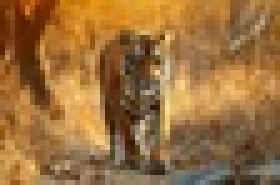
#> input picture images/clean/ai-generated-picture-of-a-tiger-walking-in-the-forest-photo.jpg, 56 x 37 px, shrunk from 300 x 200 before the run (shown 5 times larger); its folder holds 4 pictures in this run
$ python generate_dataset.py
#> lines starting #> are read from the running program, lines starting #| are printed output that depends on the picture; after the words box and inside, x2 and y2 are one past the last pixel; in counts of white or black regions, pixels touching at a corner belong together
### extract_features.py

# extract_features.py
import os
import cv2
import numpy as np
from scipy.fftpack import dct
from PIL import Image
import io
import pandas as pd

def extract_features(img_path):
    img = cv2.imread(img_path)
#> img is the input picture: shape (37, 56, 3); mean B, G, R 61.6, 111.3, 154.2
    if img is None:
        return None

    features = {}

    # Basic features
    features['file_size'] = os.path.getsize(img_path)
    features['width'] = img.shape[1]
    features['height'] = img.shape[0]
    features['channels'] = img.shape[2]
    features['mean'] = img.mean()
    features['std'] = img.std()

    # Color histogram (mean of each channel)
    chans = cv2.split(img)
    colors = ('b', 'g', 'r')
    for i, chan in enumerate(chans):
        hist = cv2.calcHist([chan], [0], None, [64], [0, 256])
        hist = cv2.normalize(hist, hist).flatten()
        features[f'hist_mean_{colors[i]}'] = np.mean(hist)
#> this loop made 3 passes
#> after the loop, features = 9 items

    # Compression ratio
    pil_img = Image.open(img_path)
    if pil_img.mode == "RGBA":
        pil_img = pil_img.convert("RGB")
    buf = io.BytesIO()
    pil_img.save(buf, format='JPEG', quality=50)
    compressed_size = len(buf.getvalue())
    features['compression_ratio'] = features['file_size'] / compressed_size

    # DCT energy
    gray = cv2.cvtColor(img, cv2.COLOR_BGR2GRAY)
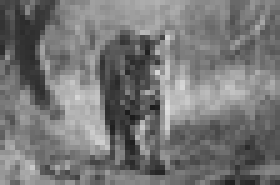
#> gray: shape (37, 56) (shown 5 times larger); min 28, max 224, mean 118.5
    dct_trans = dct(dct(gray.astype(float), axis=0), axis=1)
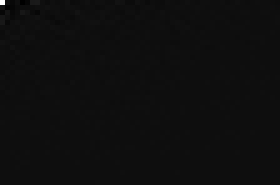
#> dct_trans: shape (37, 56) float64 (shown 5 times larger); min -60126.4, max 982024, mean 434.7; drawn with min black and max white
    features['dct_energy'] = np.sum(np.square(dct_trans)) / (features['width'] * features['height'])

    # Edge density
    edges = cv2.Canny(gray, 100, 200)
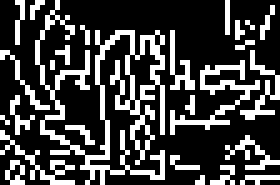
#> edges: shape (37, 56) (shown 5 times larger); 27% white in thin lines or dots
    features['edge_density'] = np.sum(edges > 0) / (features['width'] * features['height'])

    return pd.DataFrame([features])

### generate_dataset.py
# generate_dataset.py
import os
import pandas as pd
from extract_features import extract_features

data = []

# Clean images
for fname in os.listdir("images/clean"):
    path = f"images/clean/{fname}"
    feat = extract_features(path)
#> feat = table of 1 rows and 12 columns
    if feat is not None:
        feat['label'] = 'clean'
        data.append(feat)
#> pass 2 of the loop `for fname in os.listdir("images/clean"):`:
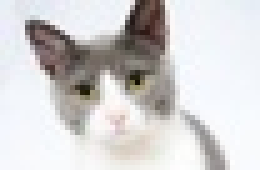
#> input picture images/clean/download (1).jpeg, 52 x 34 px, shrunk from 276 x 183 before the run (shown 5 times larger)
#> in extract_features, img is the input picture: shape (34, 52, 3); mean B, G, R 208.4, 208.2, 209.9
#> the loop in extract_features (call 2), `for i, chan in enumerate(chans):` made 3 passes
#> pil_img: PIL image 52x34 RGB
#> gray: shape (34, 52)
#> in extract_features (call 2), `dct_trans = dct(dct(gray.astype(float), axis=0), axis=1)`:
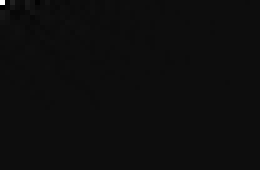
#> dct_trans: shape (34, 52) float64 (shown 5 times larger); min -80952.4, max 1476380, mean 907; drawn with min black and max white
#> in extract_features (call 2), `edges = cv2.Canny(gray, 100, 200)`:
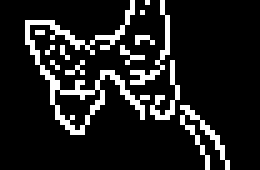
#> edges: shape (34, 52) (shown 5 times larger); 12.6% white in thin lines or dots, all inside (x1, y1, x2, y2) = (5, 0, 46, 34)
#> pass 3 of the loop `for fname in os.listdir("images/clean"):`:
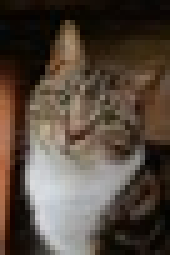
#> input picture images/clean/download.jpeg, 34 x 51 px, shrunk from 183 x 275 before the run (shown 5 times larger)
#> in extract_features, img is the input picture: shape (51, 34, 3); mean B, G, R 61.2, 71.9, 84.4
#> the loop in extract_features (call 3), `for i, chan in enumerate(chans):` made 3 passes
#> pil_img: PIL image 34x51 RGB
#> gray: shape (51, 34)
#> in extract_features (call 3), `dct_trans = dct(dct(gray.astype(float), axis=0), axis=1)`:
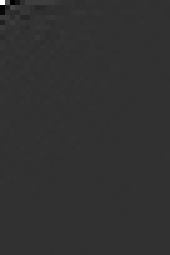
#> dct_trans: shape (51, 34) float64 (shown 5 times larger); min -124385.7, max 516088, mean 187.4; drawn with min black and max white
#> in extract_features (call 3), `edges = cv2.Canny(gray, 100, 200)`:
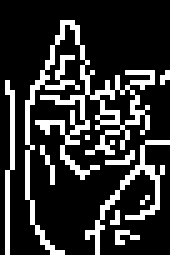
#> edges: shape (51, 34) (shown 5 times larger); 20.3% white in thin lines or dots, all inside (x1, y1, x2, y2) = (1, 4, 34, 51)
#> the loop made 4 passes; the first 3 are shown

# Stego images
#> (the run stopped early here; a loop or call above may not have finished)
